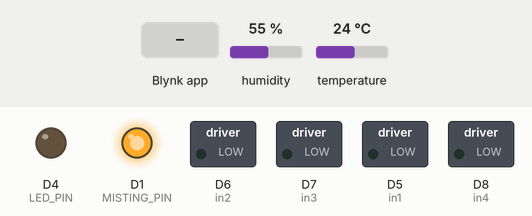
Recording of a sketch running on a simulated ESP8266 (Wemos D1 mini). Shown: switched loads named in the sketch (green lamp = pin HIGH), output pins drawn as LEDs (lit = HIGH). Inputs (shaded band) come from the test bench; at power-on: humidity 55 %, temperature 24 °C. WiFi joins after 1.5 s; servers stay silent unless stated; what the sketch prints to the serial monitor is not drawn.

Above: at 3.2 s.
3.3 s: Blynk app writes 1 to V0
At 4.0 s:
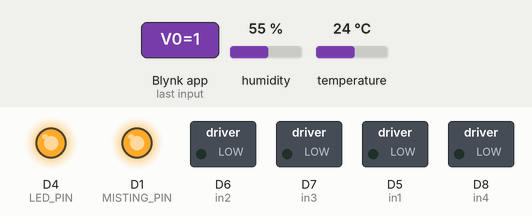
5.0 s: Blynk app writes 200 to V2
At 5.14 s:
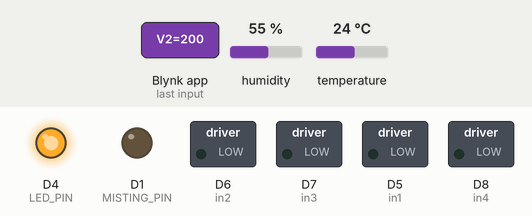
6.7 s: Blynk app writes 1 to V2
At 6.83 s:
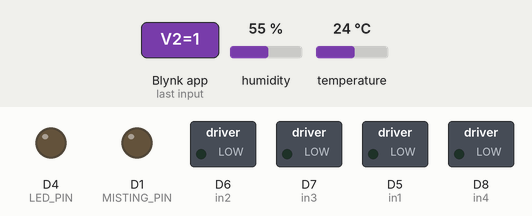
Timing chart, 0 to 9.7 s (numbered marks = the images above; inputs shaded):
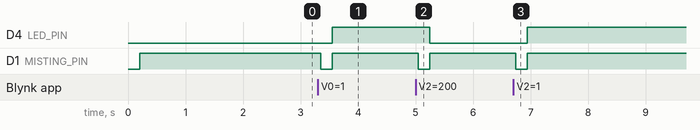

Measured:
- after the input at 3.3 s, D4 (LED_PIN): LOW → HIGH after 0.25 s; D1 (MISTING_PIN): HIGH → LOW after 0.05 s, → HIGH 0.20 s later
- after the input at 5.0 s, D4 (LED_PIN): HIGH → LOW after 0.24 s; D1 (MISTING_PIN): HIGH → LOW at once, → HIGH 0.20 s later
- after the input at 6.7 s, D4 (LED_PIN): LOW → HIGH after 0.24 s; D1 (MISTING_PIN): HIGH → LOW at once, → HIGH 0.20 s later

The sketch:

Main_BLYNK.ino
```cpp
// Device Details
#define BLYNK_TEMPLATE_ID "TMPLpQvLWDf_"
#define BLYNK_DEVICE_NAME "Design Misting"
#define BLYNK_AUTH_TOKEN "38_nnjkDxoAsPEVSyIkVBa096y_YFu7y"

// Libraries
#include <ESP8266WiFi.h>
#include <BlynkSimpleEsp8266.h>
#include <DHT.h>

// Credentials
char auth[] = BLYNK_AUTH_TOKEN;
char ssid[] = "PLDTHOMEFIBRb4138";
char pass[] = "pldtWIFI25**";

// Pins
#define MISTING_PIN D1
#define DHT11_PIN D2
#define LED_PIN LED_BUILTIN

// DHT Settings
float humidity_scale = 0.9375; // SLOPE
float humidity_offset = 2.3125; // OFFSET

// Variables
bool is_auto = false;
float humidity_threshold = 0;
float current_humidity = 0;
int debounce = 0;

// Motor
int x = 0;
int y = 0;
int min_range = 0;
int max_range = 100;
#define in1 D5
#define in2 D6
#define in3 D7
#define in4 D8

// FUNCTIONS
void check_humidity();
void auto_mist();
void move_control();

// Initialize DHT
DHT dht(DHT11_PIN, DHT22);

void setup()
{
  // Define PINS
  pinMode(LED_PIN, OUTPUT);
  pinMode(MISTING_PIN, OUTPUT);
  digitalWrite(MISTING_PIN, HIGH);

  // Reset Switching
  digitalWrite(MISTING_PIN, LOW);
  delay(200);
  digitalWrite(MISTING_PIN, HIGH);

  // Debug console
  Serial.begin(9600);

  // Blynk begin
  Blynk.begin(auth, ssid, pass);

  // DHT begin
  dht.begin();

  // MOTOR
  pinMode(in1, OUTPUT);
  pinMode(in2, OUTPUT);
  pinMode(in3, OUTPUT);
  pinMode(in4, OUTPUT);
}

void loop()
{
  Blynk.run();
  check_humidity();
  auto_mist();
}

void switch_misting(int switch_mode)
{
  if (switch_mode == 0 && debounce == 0) {
    digitalWrite(MISTING_PIN, LOW);
    delay(200);
    digitalWrite(MISTING_PIN, HIGH);
    debounce = 1;
  } else if (switch_mode == 1 && debounce == 1) {
    digitalWrite(MISTING_PIN, LOW);
    delay(200);
    digitalWrite(MISTING_PIN, HIGH);
    debounce = 0;
  }
}

void check_humidity()
{
  float h = dht.readHumidity();
  if (!isnan(h))
    current_humidity = h * humidity_scale + humidity_offset;
  // Testing Purposes
  //  current_humidity += 0.1;
  //  if (current_humidity > 80)
  //    current_humidity = 0;
  Serial.print(F("Current Humidity: "));
  Serial.println(current_humidity);
  Blynk.virtualWrite(V3, current_humidity);
}

void auto_mist()
{
  if (is_auto)
  {
    if (current_humidity <= humidity_threshold) {
      switch_misting(1);
      digitalWrite(LED_PIN, LOW);
    } else {
      switch_misting(0);
      digitalWrite(LED_PIN, HIGH);
    }
    Blynk.virtualWrite(V1, 1);
  }
}

void move_control()
{
  int median = (max_range + min_range) / 2;
  int lower = median - median / 1.5;
  int upper = median + median / 1.5;

  // Move Forward
  if (x > lower && x < upper && y >= upper && y <= max_range)
  {
    digitalWrite(in1, LOW);
    digitalWrite(in2, HIGH);
    digitalWrite(in3, HIGH);
    digitalWrite(in4, LOW);
  }

  // Move Right
  if (y > lower && y < upper && x >= upper && x <= max_range)
  {
    digitalWrite(in1, HIGH);
    digitalWrite(in2, LOW);
    digitalWrite(in3, HIGH);
    digitalWrite(in4, LOW);
  }

  // Move Backward
  if (x > lower && x < upper && y >= min_range && y <= lower)
  {
    digitalWrite(in1, HIGH);
    digitalWrite(in2, LOW);
    digitalWrite(in3, LOW);
    digitalWrite(in4, HIGH);
  }

  // Move Left
  if (y > lower && y < upper && x >= min_range && x <= lower)
  {
    digitalWrite(in1, LOW);
    digitalWrite(in2, HIGH);
    digitalWrite(in3, LOW);
    digitalWrite(in4, HIGH);
  }

  // Stop
  if (x == median && y == median)
  {
    digitalWrite(in1, LOW);
    digitalWrite(in2, LOW);
    digitalWrite(in3, LOW);
    digitalWrite(in4, LOW);
  }
}

// Auto Misting
BLYNK_WRITE(V0)
{
  if (param.asInt() == 0)
  {
    is_auto = false;
    Blynk.syncVirtual(V1);
  } else {
    is_auto = true;
  }
}

// Enable Misting (Manual)
BLYNK_WRITE(V1)
{
  if (!is_auto) {
    switch_misting(param.asInt());
    digitalWrite(LED_PIN, !param.asInt());
  }
}

// Humidity Threshold
BLYNK_WRITE(V2)
{
  humidity_threshold = param.asInt();
}

// JoystickX
BLYNK_WRITE(V4)
{
  x = param.asInt();
  move_control();
}

// JoystickY
BLYNK_WRITE(V5)
{
  y = param.asInt();
  move_control();
}

BLYNK_CONNECTED()
{
  Blynk.syncAll();
}
```
